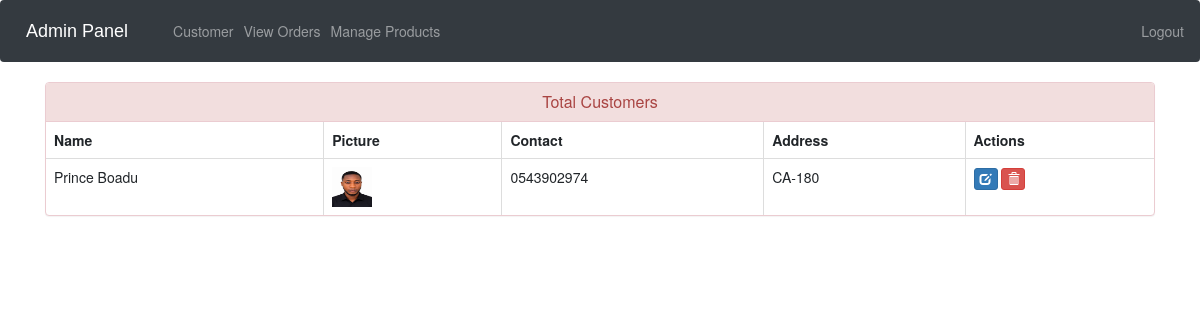
The app's page /view-customer (signed in) with its own data.
### ecom/models.py (models this page shows, shortened)
class Customer(models.Model):
    user=models.OneToOneField(User,on_delete=models.CASCADE)
    profile_pic= models.ImageField(upload_to='profile_pic/CustomerProfilePic/',null=True,blank=True)
    address = models.CharField(max_length=40)
    mobile = models.CharField(max_length=20,null=False)
    @property
    def get_name(self):
        return self.user.first_name+" "+self.user.last_name

### ecom/views.py (the view)
# urls.py: path('view-customer', views.view_customer_view,name='view-customer'),
@login_required(login_url='adminlogin')
def view_customer_view(request):
    customers=models.Customer.objects.all()
    return render(request,'ecom/view_customer.html',{'customers':customers})

### templates/ecom/view_customer.html (shortened to what this page needs)
{% extends 'ecom/admin_base.html' %}
{% load static %}
{% block content %}
<head>
  <link href="//netdna.bootstrapcdn.com/bootstrap/3.0.0/css/bootstrap.min.css" rel="stylesheet" id="bootstrap-css">
</head>
<div class="container">
  <div class="panel panel-danger">
    <div class="panel-heading">
      <h6 class="panel-title">Total Customers</h6>
    </div>
    <table class="table table-hover table-bordered" id="dev-table">
      <thead>
        <tr>
          <th>Name</th>
          <th>Picture</th>
          <th>Contact</th>
          <th>Address</th>
          <th>Actions</th>
        </tr>
      </thead>
      {% for c in customers %}
      <tr>
        <td> {{c.get_name}}</td>
        <td> <img src="{% static c.profile_pic.url %}" alt="Profile Pic" height="40px" width="40px" /></td>
        <td>{{c.mobile}}</td>
        <td>{{c.address}}</td>
        <td><a class="btn btn-primary btn-xs" href="{% url 'update-customer' c.id  %}"><span class="glyphicon glyphicon-edit"></span></a>
        <a class="btn btn-danger btn-xs" href="{% url 'delete-customer' c.id  %}"><span class="glyphicon glyphicon-trash"></span></a></td>
      </tr>
      {% endfor %}
    </table>
  </div>
</div>
{% endblock content %}

### templates/ecom/view_customer.html (style rules this page uses)
a:link { text-decoration: none; }
h6 { text-align: center; }

### records on screen
Customer: get_name "Prince Boadu", profile_pic (picture), mobile "0543902974", address "CA-180"
